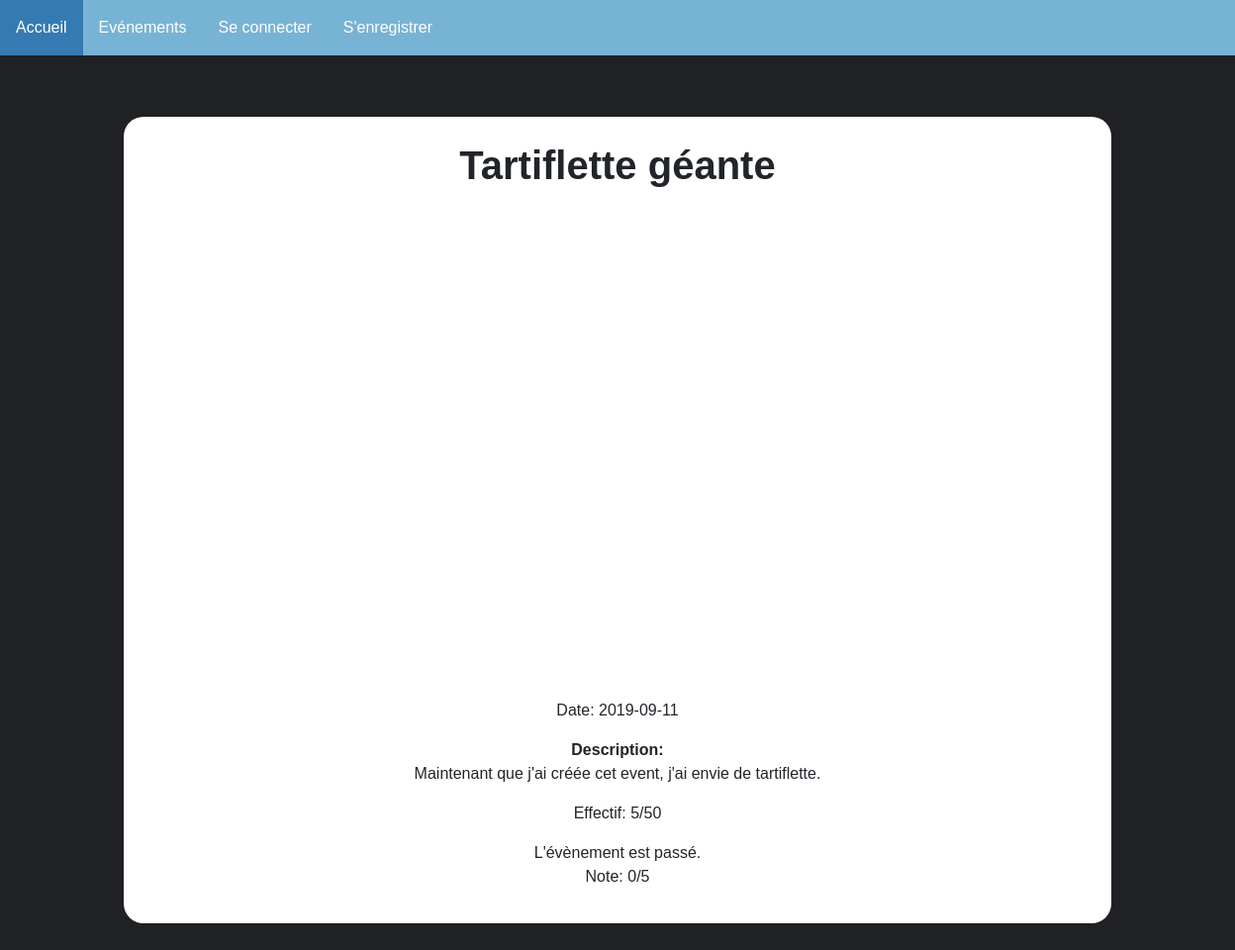
Page /contenu.php?lastevent=2 on the committed database.
### tables this page shows
CREATE TABLE Evenement(
        ID_Event       Int  Auto_increment  NOT NULL ,
        Titre          Varchar (50) NOT NULL ,
        Date           Date NOT NULL ,
        EffectifMax    Int NOT NULL ,
        Descriptif     Text NOT NULL ,
        EffectifActuel Int NOT NULL ,
        login          Varchar (20) NOT NULL ,
        ID_Loc         Int NOT NULL ,
       Nom            Varchar (20) NOT NULL,
        Note           Float NOT NULL
	,CONSTRAINT Evenement_PK PRIMARY KEY (ID_Event)

	,CONSTRAINT Evenement_Contributeur_FK FOREIGN KEY (login) REFERENCES Contributeur(login)
	,CONSTRAINT Evenement_Localisation_FK FOREIGN KEY (ID_Loc) REFERENCES Localisation(ID_Loc)
	,CONSTRAINT Evenement_Theme1_FK FOREIGN KEY (Nom) REFERENCES Theme(Nom)
);

### config.php (called while the page is built, shortened)
<?php
$DB_host = "localhost";
$DB_user = "root";
$DB_pass = "";
$DB_name ="BDDWeb";
try{
    $dbh = new PDO("mysql:host={$DB_host};dbname={$DB_name}",$DB_user,$DB_pass);
    $dbh->setAttribute(PDO::ATTR_ERRMODE, PDO::ERRMODE_EXCEPTION);
}
catch( PDOException $e){
    echo $e->getMessage();
    die();
}
require_once 'User.php';
$user= new User($dbh);
?>

### User.php (called while the page is built, shortened)
<?php
class User{
    public function isLoggedin(): bool{
        return isset($_SESSION['user_session']);
    }
}
?>

### contenu.php (the view, shortened to what this page needs)
<?php
include_once('config.php');
if(!isset($_GET['lastevent'])){
$user->redirect('event.php');
} else {
    try{
        $stmt=$dbh->prepare("SELECT * FROM Evenement, Localisation WHERE Evenement.ID_Loc=Localisation.ID_Loc AND ID_Event=:levent");
        $stmt->bindParam(":levent", $_GET['lastevent']);
        $stmt->execute();
        $row=$stmt->fetch(PDO::FETCH_ASSOC);
        $event=$row;
    }
    catch(PDOException $e){
        $erreur="Quelque chose s'est mal passée, l'événement est introuvable";
    }
}
$eventDate=strtotime($event['Date']);
$now=strtotime(date("Y-m-d"));
?>
<!DOCTYPE html>
<html>
<head>
    <link rel="stylesheet" href="https://maxcdn.bootstrapcdn.com/bootstrap/4.3.1/css/bootstrap.min.css">
    <link rel="stylesheet" href="https://cdn.jsdelivr.net/gh/openlayers/openlayers.github.io@master/en/v6.1.0/css/ol.css" type="text/css">
    <link rel="stylesheet" type="text/css" href="./style.css">
</head>
<body>
    <div id="Menu">
        <table>
            <th>
                <?php
                if($user->isLoggedin()){
                    echo '<div class="dropdown">
                    <a href="./index.php"><button class="dropbtn">Mon profil</button></a>
                    </div>';
                } else {
                    echo '<div class="dropdown">
                    <a href="./index.php"><button class="dropbtn">Accueil</button></a>
                    </div>';
                }
                ?>
            </th>
            <th>
                <div class="dropdown">
                    <button class="dropbtn">Evénements</button>
                </div>
            </th>
            <?php
            if(!$user->isLoggedin()){
                echo '<th>
                <div id="connection" class="dropdown">
                <button class="dropbtn" onclick =generationForm("log")>Se connecter</button>
                </div>
                </th>
                <th>
                <div id="enregister" class="dropdown">
                <button class="dropbtn" onclick =generationForm("reg")>' . "S'enregistrer</button>
                </div>
                </th>";
            }
            ?>
        </table>
    </div>
    <div id="container">
        <div id="content">
            <h1>
                <b><?php echo $row['Titre']; ?></b>
            </h1>
            <div id="map" class="map"></div>
            <div>
                <p>Date: <?php echo $event['Date'];?></p>
            </div>
            <div id="desc">
                <p><b>Description:</b><br> <?php echo $row['Descriptif']; ?></p>
                <p>Effectif: <?php echo $row['EffectifActuel'] . "/" . $row['EffectifMax'];?></p>
            </div>
            <div>
                <?php
                try {
                    $stmt = $dbh->prepare("SELECT * FROM S_inscrit WHERE login=:ulogin AND ID_Event=:levent");
                    $stmt->bindParam(":ulogin", $_SESSION['user_session']);
                    $stmt->bindParam(":levent", $_GET['lastevent']);
                    $stmt->execute();
                } catch (PDOException $e) {
                    echo $e->getMessage();
                }
                if ($user->isLoggedin() && $eventDate>$now) {
                    if (!$stmt->rowCount()) {
                        echo "<a href='contenu.php?lastevent=" . $_GET['lastevent'] . "&inscription=true'><button class='btn btn-primary'>S'inscrire</button></a>";
                    } else {
                        echo "<b>Vous êtes inscrit à cet évènement.</b><br>";
                        echo "<a href='contenu.php?lastevent=" . $_GET['lastevent'] . "&desinscription=true'><button class='btn btn-primary'>Se désinscrire</button></a>";
                    }
                } else if($eventDate<$now){
                    echo "L'évènement est passé.<br>";
                    echo "Note: " . $event['Note'] . "/5<br>";
                }else{
                    echo '<button class="btn btn-primary"onclick=' . '"' . "alert('Vous devez être connecté(e) pour pouvoir vous inscrire')" . '"' . ">S'inscrire</button>";
                }
                ?>
            </div>
        </div>
    </div>
</body>
</html>

### style.css (style rules this page uses)
* { margin: 0; padding: 0; border: 0; font-family: Arial, sans-serif; }
a { text-decoration: none; font-weight: bold; color: rgb(14, 47, 136); }
body { background-color: #202124; }
#Menu { background-color:#77B3D4; }
.dropbtn { width:100%; background-color:#77B3D4; color: white; padding: 16px; font-size: 16px; border: none; }
.dropdown { width: 100%; position: relative; display: inline-block; }
#connection { float:right; }
#desc { display: inline-block; background-color: rgba(255, 255, 255, 0.774); }
#content { text-align: center; background-color: white; border-radius: 20px; padding: 2%; margin: 10%; margin-top: 5%; }

### contenu.php (style rules this page uses)
.map { display: inline-block; margin-left: 5%; margin-right: 25%; height: 500px; width: 90%; backface-visibility: hidden; }

### rows in the picture
evenement: Titre "Tartiflette géante", Date "2019-09-11", Descriptif "Maintenant que j'ai créée cet event, j'ai envie de tartiflette.", EffectifActuel "5", EffectifMax "50", Note "0"
